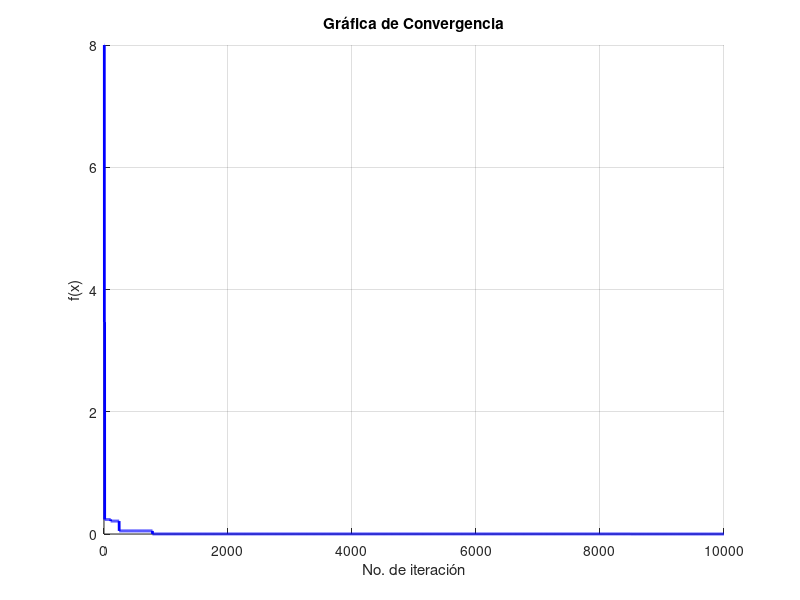
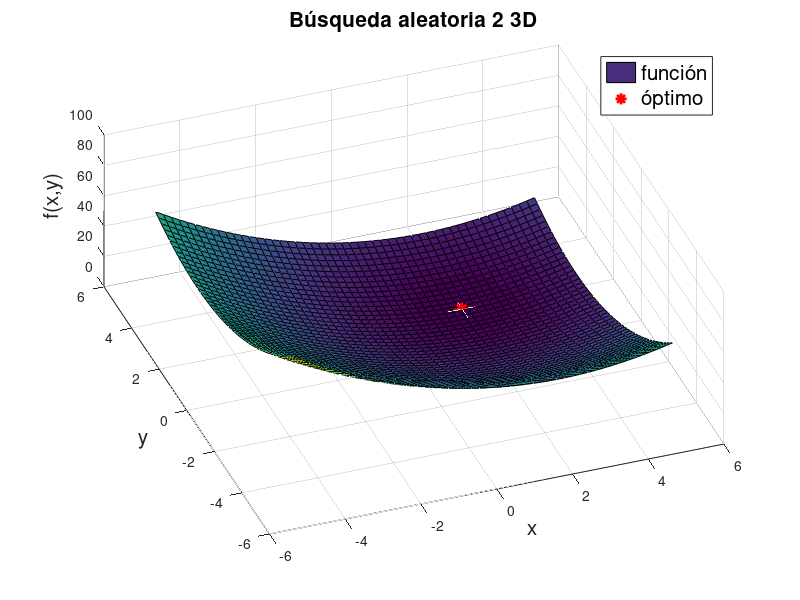
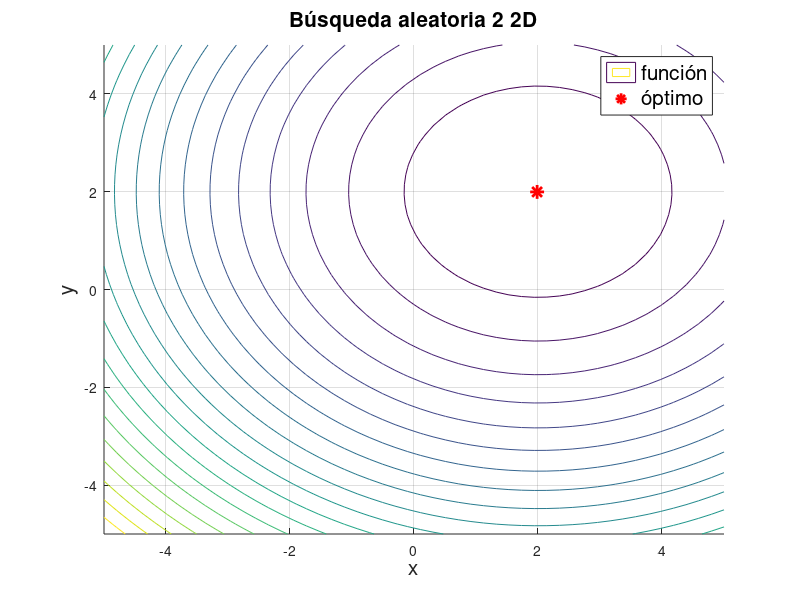

Source code (MATLAB) for these figures, in order:
clear
close all
clc

f=@(x,y) (x-2).^2+(y-2).^2; %funcion objetivo
xl=[-5 -5]';
xu=[5 5]';


D=2;
N=10000;
fx_plot = zeros([1 N]);
x=[0 0]';

for i=1:N
 y= xl + (xu-xl).*rand(D,1);
 if f(y(1),y(2))<f(x(1),x(2))
     x = y;
 end
 fx_plot(i)=f(x(1),x(2));
end 
%Resultados

disp(['x = ' num2str(x(1))])
disp(['y = ' num2str(x(2))])
disp(['f(x,y) = ' num2str(f(x(1),x(2)))])

%Grafica de convergencia%
figure
hold on
grid on
plot(fx_plot,'b-','LineWidth',2);
title('Gráfica de Convergencia');
xlabel('No. de iteración');
ylabel('f(x)');

%Graficas resultantes%
x_lim = linspace(-5,5,50); % límites para eje x, -5 es inferior, 5 es superior, con 50 puntos
y_lim = linspace(-5,5,50); % límites para eje y, -5 es inferior, 5 es superior, con 50 puntos

[x1,y1] = meshgrid(x_lim,y_lim); % creamos una rejilla de puntos (x,y) para crear el plot
z = f(x1,y1); % evaluación de cada elemento en la rejilla para crear su valor en el eje z

figure
hold on
grid on

surf(x1,y1,z) % plot de la rejilla en 3D
plot3(x(1),x(2),f(x(1),x(2)),'r*','LineWidth',2,'MarkerSize',10) % plot de un punto cualqueira en 3
legend({'función','óptimo'},'FontSize',15)

title('Búsqueda aleatoria 2 3D','FontSize',15)
xlabel('x','FontSize',15)
ylabel('y','FontSize',15)
zlabel('f(x,y)','FontSize',15)
view([-20,60]) % estos valores definen la vista 3D del plot

figure
hold on
grid on

contour(x1,y1,z,20) % plot de la rejilla en 2D
plot(x(1),x(2),'r*','LineWidth',2,'MarkerSize',10) % plot de un punto cualqueira en 2D
legend({'función','óptimo'},'FontSize',15)
title('Búsqueda aleatoria 2 2D','FontSize',15)
xlabel('x','FontSize',15)
ylabel('y','FontSize',15)